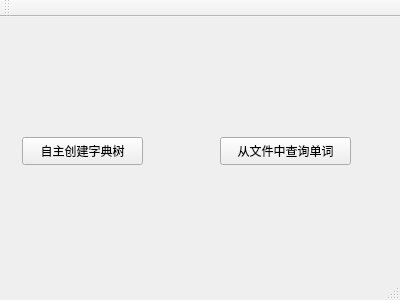
<?xml version="1.0" encoding="UTF-8"?>
<ui version="4.0">
 <class>MainWindow</class>
 <widget class="QMainWindow" name="MainWindow">
  <property name="geometry">
   <rect>
    <x>0</x>
    <y>0</y>
    <width>400</width>
    <height>300</height>
   </rect>
  </property>
  <property name="windowTitle">
   <string>MainWindow</string>
  </property>
  <widget class="QWidget" name="centralWidget">
   <widget class="QPushButton" name="createbtn">
    <property name="geometry">
     <rect>
      <x>22</x>
      <y>120</y>
      <width>121</width>
      <height>28</height>
     </rect>
    </property>
    <property name="text">
     <string>自主创建字典树</string>
    </property>
   </widget>
   <widget class="QPushButton" name="filebtn">
    <property name="geometry">
     <rect>
      <x>220</x>
      <y>120</y>
      <width>131</width>
      <height>28</height>
     </rect>
    </property>
    <property name="text">
     <string>从文件中查询单词</string>
    </property>
   </widget>
  </widget>
  <widget class="QMenuBar" name="menuBar">
   <property name="geometry">
    <rect>
     <x>0</x>
     <y>0</y>
     <width>400</width>
     <height>26</height>
    </rect>
   </property>
  </widget>
  <widget class="QToolBar" name="mainToolBar">
   <attribute name="toolBarArea">
    <enum>TopToolBarArea</enum>
   </attribute>
   <attribute name="toolBarBreak">
    <bool>false</bool>
   </attribute>
  </widget>
  <widget class="QStatusBar" name="statusBar"/>
 </widget>
 <layoutdefault spacing="6" margin="11"/>
 <resources/>
 <connections/>
</ui>
